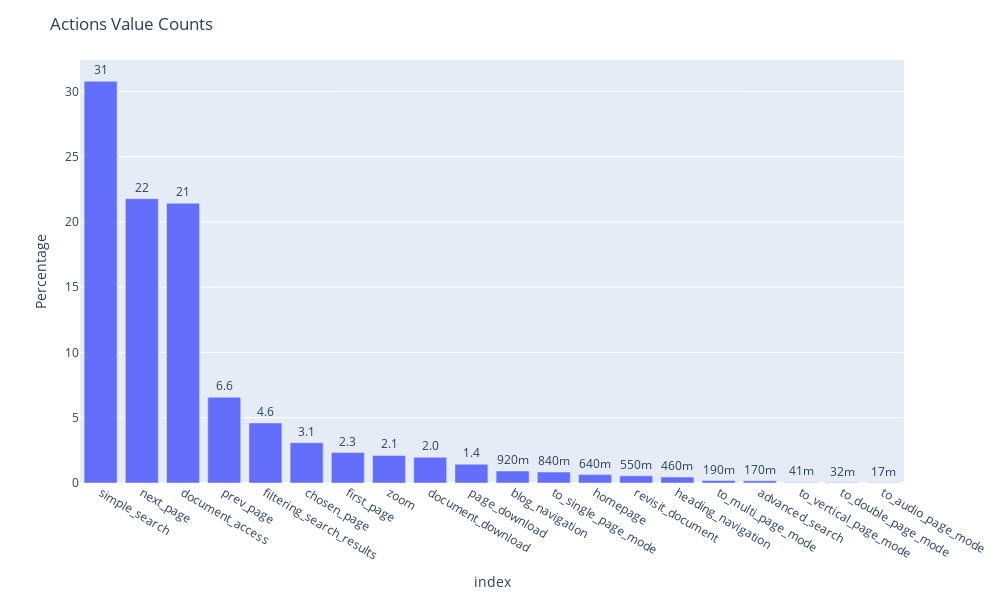

Write notebook code for a chart like this one.
### Code cell
# plot the actions value counts (show percentage in the plot)
fig = px.bar(actions, x=actions.index, y=actions.values, text=actions.values, labels={'x':'Action', 'y':'Percentage'})
fig.update_traces(texttemplate='%{text:.2s}', textposition='outside')
fig.update_layout(uniformtext_minsize=8, uniformtext_mode='hide')
# height of 600 and width of 1000
fig.update_layout(height=600, width=1000)
# title
fig.update_layout(title_text='Actions Value Counts')
fig.show()

### Figure 1 — Plotly figure (JSON) as saved in the notebook; plotly's stock layout.template omitted (floating-point values rounded to 4 significant figures)
{"data": [{"alignmentgroup": "True", "hovertemplate": "index=%{x}<br>Percentage=%{y}<br>text=%{text}<extra></extra>", "legendgroup": "", "marker": {"color": "#636efa", "pattern": {"shape": ""}}, "name": "", "offsetgroup": "", "orientation": "v", "showlegend": false, "text": [30.79, 21.79, 21.44, 6.572, 4.605, 3.09, 2.336, 2.112, 1.975, 1.441, 0.9161, 0.8408, 0.6426, 0.5525, 0.4583, 0.1871, 0.1676, 0.0406, 0.03166, 0.01655], "textposition": "outside", "texttemplate": "%{text:.2s}", "type": "bar", "x": ["simple_search", "next_page", "document_access", "prev_page", "filtering_search_results", "chosen_page", "first_page", "zoom", "document_download", "page_download", "blog_navigation", "to_single_page_mode", "homepage", "revisit_document", "heading_navigation", "to_multi_page_mode", "advanced_search", "to_vertical_page_mode", "to_double_page_mode", "to_audio_page_mode"], "xaxis": "x", "y": [30.79, 21.79, 21.44, 6.572, 4.605, 3.09, 2.336, 2.112, 1.975, 1.441, 0.9161, 0.8408, 0.6426, 0.5525, 0.4583, 0.1871, 0.1676, 0.0406, 0.03166, 0.01655], "yaxis": "y"}], "layout": {"barmode": "relative", "height": 600, "legend": {"tracegroupgap": 0}, "margin": {"t": 60}, "title": {"text": "Actions Value Counts"}, "uniformtext": {"minsize": 8, "mode": "hide"}, "width": 1000, "xaxis": {"anchor": "y", "domain": [0, 1], "title": {"text": "index"}}, "yaxis": {"anchor": "x", "domain": [0, 1], "title": {"text": "Percentage"}}}}
